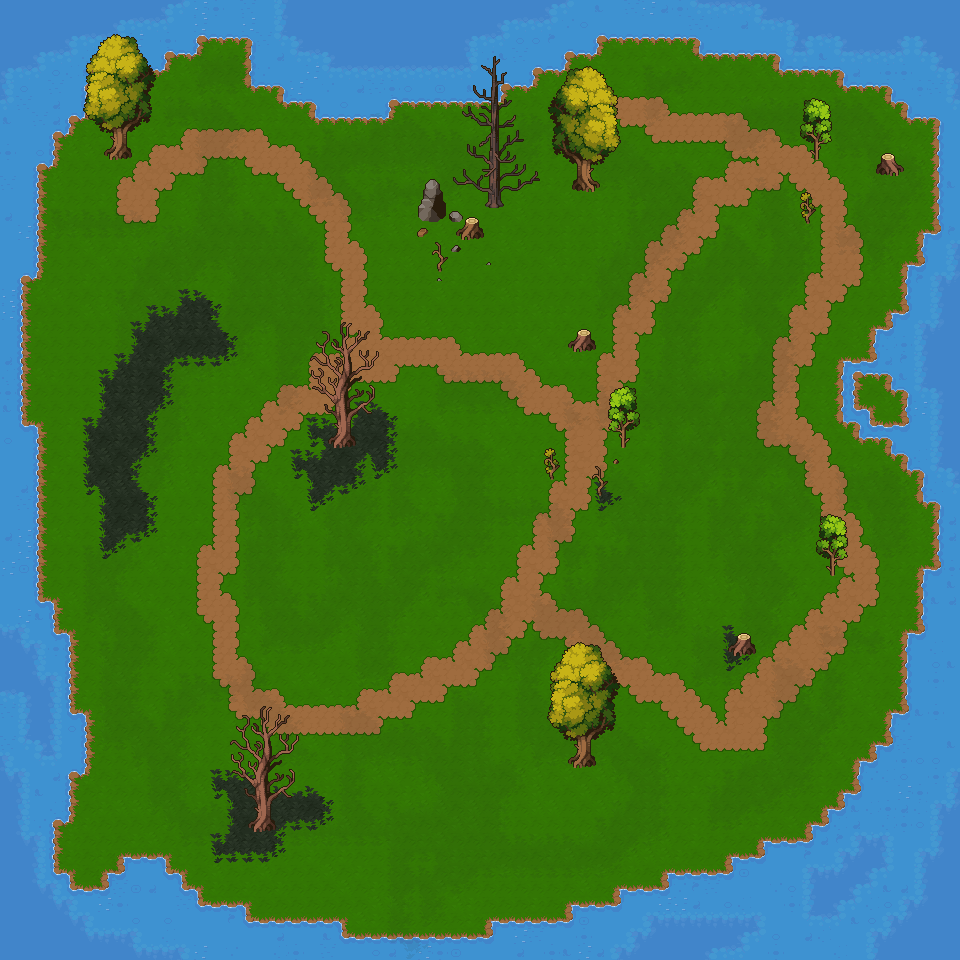

This game map was drawn from its Tiled (.tmx) file and the tilesets committed beside it. A one-line description and the trimmed map source follow:
An orthogonal 60x60 tile map with 16x16 px tiles, 4 tile layers (Ground, Sand, Tile Layer 4, Objects), 13 tilesets.

<map version="1.10" tiledversion="1.11.2" orientation="orthogonal" renderorder="right-down" width="60" height="60" tilewidth="16" tileheight="16" infinite="0" nextlayerid="10" nextobjectid="1">
 <tileset firstgid="1" name="Cave_Tiles - WIP" tilewidth="16" tileheight="16" tilecount="289" columns="17">
  <image source="Environment/Tilesets/Cave_Tiles - WIP.png" width="272" height="272" />
 </tileset>
 <tileset firstgid="290" name="Dungeon_Tiles" tilewidth="16" tileheight="16" tilecount="625" columns="25">
  <image source="Environment/Tilesets/Dungeon_Tiles.png" width="400" height="400" />
  <wangsets>
   <wangset name="Leaves" type="corner" tile="-1">
    <wangcolor name="Leaf" color="#ff0000" tile="-1" probability="1" />
    <wangtile tileid="10" wangid="0,0,0,1,0,0,0,0" />
    <wangtile tileid="11" wangid="0,0,0,1,0,1,0,0" />
    <wangtile tileid="12" wangid="0,0,0,1,0,1,0,0" />
    <wangtile tileid="13" wangid="0,0,0,0,0,1,0,0" />
    <wangtile tileid="35" wangid="0,1,0,1,0,0,0,0" />
    <wangtile tileid="36" wangid="0,1,0,1,0,1,0,1" />
    <wangtile tileid="37" wangid="0,1,0,1,0,1,0,1" />
    <wangtile tileid="38" wangid="0,0,0,0,0,1,0,1" />
    <wangtile tileid="60" wangid="0,1,0,1,0,0,0,0" />
    <wangtile tileid="61" wangid="0,1,0,1,0,1,0,1" />
    <wangtile tileid="62" wangid="0,1,0,1,0,1,0,1" />
    <wangtile tileid="63" wangid="0,0,0,0,0,1,0,1" />
    <wangtile tileid="85" wangid="0,1,0,0,0,0,0,0" />
    <wangtile tileid="86" wangid="0,1,0,0,0,0,0,1" />
    <wangtile tileid="87" wangid="0,1,0,0,0,0,0,1" />
    <wangtile tileid="88" wangid="0,0,0,0,0,0,0,1" />
    <wangtile tileid="110" wangid="0,1,0,0,0,1,0,1" />
    <wangtile tileid="111" wangid="0,1,0,0,0,0,0,1" />
    <wangtile tileid="112" wangid="0,1,0,1,0,0,0,1" />
    <wangtile tileid="113" wangid="0,1,0,1,0,1,0,1" />
    <wangtile tileid="137" wangid="0,1,0,1,0,0,0,0" />
    <wangtile tileid="138" wangid="0,1,0,1,0,1,0,1" />
    <wangtile tileid="160" wangid="0,0,0,1,0,1,0,1" />
    <wangtile tileid="161" wangid="0,0,0,1,0,1,0,0" />
    <wangtile tileid="162" wangid="0,1,0,1,0,1,0,0" />
    <wangtile tileid="163" wangid="0,1,0,1,0,1,0,1" />
   </wangset>
  </wangsets>
 </tileset>
 <tileset firstgid="915" name="Floors_Tiles" tilewidth="16" tileheight="16" tilecount="650" columns="25">
  <image source="Environment/Tilesets/Floors_Tiles.png" width="400" height="416" />
  <wangsets>
   <wangset name="Ground" type="corner" tile="-1">
    <wangcolor name="Grass Border" color="#ff0000" tile="-1" probability="1" />
    <wangcolor name="Sand Border" color="#00ff00" tile="-1" probability="1" />
    <wangtile tileid="1" wangid="0,1,0,0,0,1,0,1" />
    <wangtile tileid="2" wangid="0,1,0,0,0,0,0,1" />
    <wangtile tileid="3" wangid="0,1,0,1,0,0,0,1" />
    <wangtile tileid="11" wangid="0,2,0,0,0,2,0,2" />
    <wangtile tileid="12" wangid="0,2,0,0,0,0,0,2" />
    <wangtile tileid="13" wangid="0,2,0,2,0,0,0,2" />
    <wangtile tileid="25" wangid="0,1,0,0,0,1,0,1" />
    <wangtile tileid="26" wangid="0,0,0,0,0,0,0,1" />
    <wangtile tileid="28" wangid="0,1,0,0,0,0,0,0" />
    <wangtile tileid="29" wangid="0,1,0,1,0,0,0,1" />
    <wangtile tileid="35" wangid="0,2,0,0,0,2,0,2" />
    <wangtile tileid="36" wangid="0,0,0,0,0,0,0,2" />
    <wangtile tileid="38" wangid="0,2,0,0,0,0,0,0" />
    <wangtile tileid="39" wangid="0,2,0,2,0,0,0,2" />
    <wangtile tileid="50" wangid="0,0,0,0,0,1,0,1" />
    <wangtile tileid="54" wangid="0,1,0,1,0,0,0,0" />
    <wangtile tileid="60" wangid="0,0,0,0,0,2,0,2" />
    <wangtile tileid="64" wangid="0,2,0,2,0,0,0,0" />
    <wangtile tileid="75" wangid="0,0,0,1,0,1,0,1" />
    <wangtile tileid="76" wangid="0,0,0,0,0,1,0,0" />
    <wangtile tileid="79" wangid="0,1,0,1,0,1,0,0" />
    <wangtile tileid="85" wangid="0,0,0,2,0,2,0,2" />
    <wangtile tileid="86" wangid="0,0,0,0,0,2,0,0" />
    <wangtile tileid="88" wangid="0,0,0,2,0,0,0,0" />
    <wangtile tileid="89" wangid="0,2,0,2,0,2,0,0" />
    <wangtile tileid="101" wangid="0,0,0,1,0,1,0,1" />
    <wangtile tileid="102" wangid="0,0,0,1,0,1,0,0" />
    <wangtile tileid="103" wangid="0,1,0,1,0,1,0,0" />
    <wangtile tileid="111" wangid="0,0,0,2,0,2,0,2" />
    <wangtile tileid="112" wangid="0,0,0,2,0,2,0,0" />
    <wangtile tileid="113" wangid="0,2,0,2,0,2,0,0" />
    <wangtile tileid="251" wangid="0,1,0,1,0,1,0,1" />
    <wangtile tileid="252" wangid="0,1,0,1,0,1,0,1" />
    <wangtile tileid="253" wangid="0,1,0,1,0,1,0,1" />
    <wangtile tileid="261" wangid="0,2,0,2,0,2,0,2" />
    <wangtile tileid="262" wangid="0,2,0,2,0,2,0,2" />
    <wangtile tileid="263" wangid="0,2,0,2,0,2,0,2" />
   </wangset>
  </wangsets>
 </tileset>
 <tileset firstgid="1565" name="Water_tiles" tilewidth="16" tileheight="16" tilecount="625" columns="25">
  <image source="Environment/Tilesets/Water_tiles.png" width="400" height="400" />
  <tile id="33" probability="5" />
  <tile id="57" probability="5" />
  <tile id="58" probability="5" />
  <tile id="59" probability="5" />
  <tile id="83" probability="5" />
  <wangsets>
   <wangset name="Grass" type="corner" tile="-1">
    <wangcolor name="Grass" color="#ff0000" tile="-1" probability="1" />
    <wangcolor name="Water" color="#00ff00" tile="-1" probability="1" />
    <wangcolor name="Dark Water" color="#0000ff" tile="-1" probability="1" />
    <wangtile tileid="5" wangid="0,2,0,2,0,2,0,2" />
    <wangtile tileid="6" wangid="0,2,0,2,0,2,0,2" />
    <wangtile tileid="7" wangid="0,2,0,1,0,2,0,2" />
    <wangtile tileid="8" wangid="0,2,0,1,0,1,0,2" />
    <wangtile tileid="9" wangid="0,2,0,2,0,1,0,2" />
    <wangtile tileid="10" wangid="0,2,0,2,0,2,0,2" />
    <wangtile tileid="11" wangid="0,2,0,2,0,2,0,2" />
    <wangtile tileid="17" wangid="0,2,0,2,0,2,0,2" />
    <wangtile tileid="18" wangid="0,2,0,2,0,2,0,2" />
    <wangtile tileid="30" wangid="0,2,0,2,0,2,0,2" />
    <wangtile tileid="31" wangid="0,2,0,1,0,2,0,2" />
    <wangtile tileid="32" wangid="0,1,0,1,0,1,0,2" />
    <wangtile tileid="33" wangid="0,1,0,1,0,1,0,1" />
    <wangtile tileid="34" wangid="0,2,0,1,0,1,0,1" />
    <wangtile tileid="35" wangid="0,2,0,2,0,1,0,2" />
    <wangtile tileid="36" wangid="0,2,0,2,0,2,0,2" />
    <wangtile tileid="42" wangid="0,2,0,2,0,2,0,2" />
    <wangtile tileid="55" wangid="0,2,0,2,0,2,0,2" />
    <wangtile tileid="56" wangid="0,1,0,1,0,2,0,2" />
    <wangtile tileid="57" wangid="0,1,0,1,0,1,0,1" />
    <wangtile tileid="58" wangid="0,1,0,1,0,1,0,1" />
    <wangtile tileid="59" wangid="0,1,0,1,0,1,0,1" />
    <wangtile tileid="60" wangid="0,2,0,2,0,1,0,1" />
    <wangtile tileid="61" wangid="0,2,0,2,0,2,0,2" />
    <wangtile tileid="80" wangid="0,2,0,2,0,2,0,2" />
    <wangtile tileid="81" wangid="0,1,0,2,0,2,0,2" />
    <wangtile tileid="82" wangid="0,1,0,1,0,2,0,1" />
    <wangtile tileid="83" wangid="0,1,0,1,0,1,0,1" />
    <wangtile tileid="84" wangid="0,1,0,2,0,1,0,1" />
    <wangtile tileid="85" wangid="0,2,0,2,0,2,0,1" />
    <wangtile tileid="86" wangid="0,2,0,2,0,2,0,2" />
    <wangtile tileid="105" wangid="0,2,0,2,0,2,0,2" />
    <wangtile tileid="106" wangid="0,2,0,2,0,2,0,2" />
    <wangtile tileid="107" wangid="0,1,0,2,0,2,0,2" />
    <wangtile tileid="108" wangid="0,1,0,2,0,2,0,1" />
    <wangtile tileid="109" wangid="0,2,0,2,0,2,0,1" />
    <wangtile tileid="110" wangid="0,2,0,2,0,2,0,2" />
    <wangtile tileid="111" wangid="0,2,0,2,0,2,0,2" />
    <wangtile tileid="126" wangid="0,3,0,2,0,3,0,3" />
    <wangtile tileid="127" wangid="0,3,0,2,0,2,0,3" />
    <wangtile tileid="128" wangid="0,3,0,3,0,2,0,3" />
    <wangtile tileid="150" wangid="0,3,0,2,0,3,0,3" />
    <wangtile tileid="151" wangid="0,2,0,2,0,2,0,3" />
    <wangtile tileid="152" wangid="0,2,0,2,0,2,0,2" />
    <wangtile tileid="153" wangid="0,3,0,2,0,2,0,2" />
    <wangtile tileid="154" wangid="0,3,0,3,0,2,0,3" />
    <wangtile tileid="157" wangid="0,3,0,3,0,3,0,3" />
    <wangtile tileid="175" wangid="0,2,0,2,0,3,0,3" />
    <wangtile tileid="176" wangid="0,2,0,2,0,2,0,2" />
    <wangtile tileid="177" wangid="0,2,0,2,0,2,0,2" />
    <wangtile tileid="178" wangid="0,2,0,2,0,2,0,2" />
    <wangtile tileid="179" wangid="0,3,0,3,0,2,0,2" />
    <wangtile tileid="181" wangid="0,3,0,3,0,3,0,3" />
    <wangtile tileid="182" wangid="0,3,0,3,0,3,0,3" />
    <wangtile tileid="183" wangid="0,3,0,3,0,3,0,3" />
    <wangtile tileid="200" wangid="0,2,0,3,0,3,0,3" />
    <wangtile tileid="201" wangid="0,2,0,2,0,3,0,2" />
    <wangtile tileid="202" wangid="0,2,0,2,0,2,0,2" />
    <wangtile tileid="203" wangid="0,2,0,3,0,2,0,2" />
    <wangtile tileid="204" wangid="0,3,0,3,0,3,0,2" />
    <wangtile tileid="207" wangid="0,3,0,3,0,3,0,3" />
    <wangtile tileid="226" wangid="0,2,0,3,0,3,0,3" />
    <wangtile tileid="227" wangid="0,2,0,3,0,3,0,2" />
    <wangtile tileid="228" wangid="0,3,0,3,0,3,0,2" />
   </wangset>
  </wangsets>
 </tileset>
 <tileset firstgid="2190" name="Size_02" tilewidth="16" tileheight="16" tilecount="128" columns="16">
  <image source="Environment/Props/Static/Trees/Model_01/Size_02.png" width="256" height="128" />
 </tileset>
 <tileset firstgid="2318" name="Size_03" tilewidth="16" tileheight="16" tilecount="156" columns="13">
  <image source="Environment/Props/Static/Trees/Model_01/Size_03.png" width="208" height="192" />
 </tileset>
 <tileset firstgid="2474" name="Size_04" tilewidth="16" tileheight="16" tilecount="368" columns="23">
  <image source="Environment/Props/Static/Trees/Model_01/Size_04.png" width="368" height="256" />
 </tileset>
 <tileset firstgid="2842" name="Size_05" tilewidth="16" tileheight="16" tilecount="644" columns="28">
  <image source="Environment/Props/Static/Trees/Model_01/Size_05.png" width="448" height="368" />
 </tileset>
 <tileset firstgid="3486" name="Size_02" tilewidth="16" tileheight="16" tilecount="48" columns="8">
  <image source="Environment/Props/Static/Trees/Model_02/Size_02.png" width="128" height="96" />
 </tileset>
 <tileset firstgid="3534" name="Size_03" tilewidth="16" tileheight="16" tilecount="90" columns="9">
  <image source="Environment/Props/Static/Trees/Model_02/Size_03.png" width="144" height="160" />
 </tileset>
 <tileset firstgid="3624" name="Size_04" tilewidth="16" tileheight="16" tilecount="168" columns="12">
  <image source="Environment/Props/Static/Trees/Model_02/Size_04.png" width="192" height="224" />
 </tileset>
 <tileset firstgid="3792" name="Size_05" tilewidth="16" tileheight="16" tilecount="360" columns="18">
  <image source="Environment/Props/Static/Trees/Model_02/Size_05.png" width="288" height="320" />
 </tileset>
 <tileset firstgid="4152" name="Rocks" tilewidth="16" tileheight="16" tilecount="247" columns="13">
  <image source="Environment/Props/Static/Rocks.png" width="208" height="304" />
 </tileset>
 <layer id="5" name="Ground" width="60" height="60">
  <data>[3600 cells, 3600 non-empty, 64 distinct tile ids]</data>
 </layer>
 <layer id="6" name="Sand" width="60" height="60">
  <data>[3600 cells, 664 non-empty, 45 distinct tile ids]</data>
 </layer>
 <layer id="9" name="Tile Layer 4" width="60" height="60" opacity="0.09">
  <data>[3600 cells, 1460 non-empty, 40 distinct tile ids]</data>
 </layer>
 <layer id="8" name="Objects" width="60" height="60">
  <properties>
   <property name="Collision" type="bool" value="false" />
  </properties>
  <data>[3600 cells, 371 non-empty, 194 distinct tile ids]</data>
 </layer>
</map>
